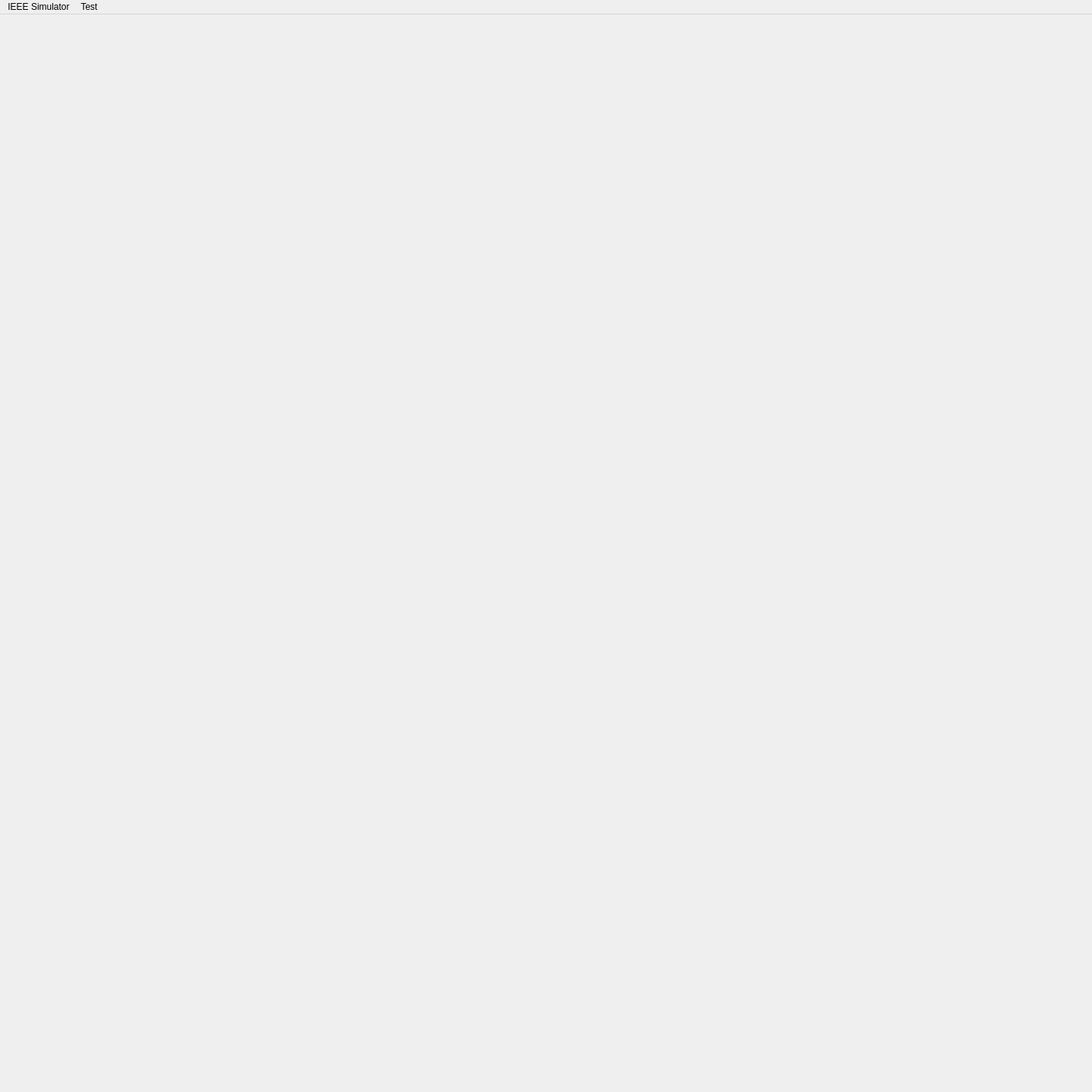
<?xml version="1.0" encoding="UTF-8"?>
<ui version="4.0">
 <class>MainWindow</class>
 <widget class="QMainWindow" name="MainWindow">
  <property name="geometry">
   <rect>
    <x>0</x>
    <y>0</y>
    <width>1440</width>
    <height>1440</height>
   </rect>
  </property>
  <property name="sizePolicy">
   <sizepolicy hsizetype="Preferred" vsizetype="Preferred">
    <horstretch>0</horstretch>
    <verstretch>0</verstretch>
   </sizepolicy>
  </property>
  <property name="minimumSize">
   <size>
    <width>1440</width>
    <height>1440</height>
   </size>
  </property>
  <property name="maximumSize">
   <size>
    <width>9600</width>
    <height>10000</height>
   </size>
  </property>
  <property name="windowTitle">
   <string>MainWindow</string>
  </property>
  <widget class="QWidget" name="centralwidget">
   <widget class="QWidget" name="robot" native="true">
    <property name="geometry">
     <rect>
      <x>0</x>
      <y>1298</y>
      <width>100</width>
      <height>100</height>
     </rect>
    </property>
   </widget>
  </widget>
  <widget class="QMenuBar" name="menubar">
   <property name="geometry">
    <rect>
     <x>0</x>
     <y>0</y>
     <width>1440</width>
     <height>42</height>
    </rect>
   </property>
   <widget class="QMenu" name="menuIEEE_Simulator">
    <property name="title">
     <string>IEEE Simulator</string>
    </property>
   </widget>
   <widget class="QMenu" name="menuTest">
    <property name="title">
     <string>Test</string>
    </property>
   </widget>
   <addaction name="menuIEEE_Simulator"/>
   <addaction name="menuTest"/>
  </widget>
 </widget>
 <resources/>
 <connections/>
</ui>
